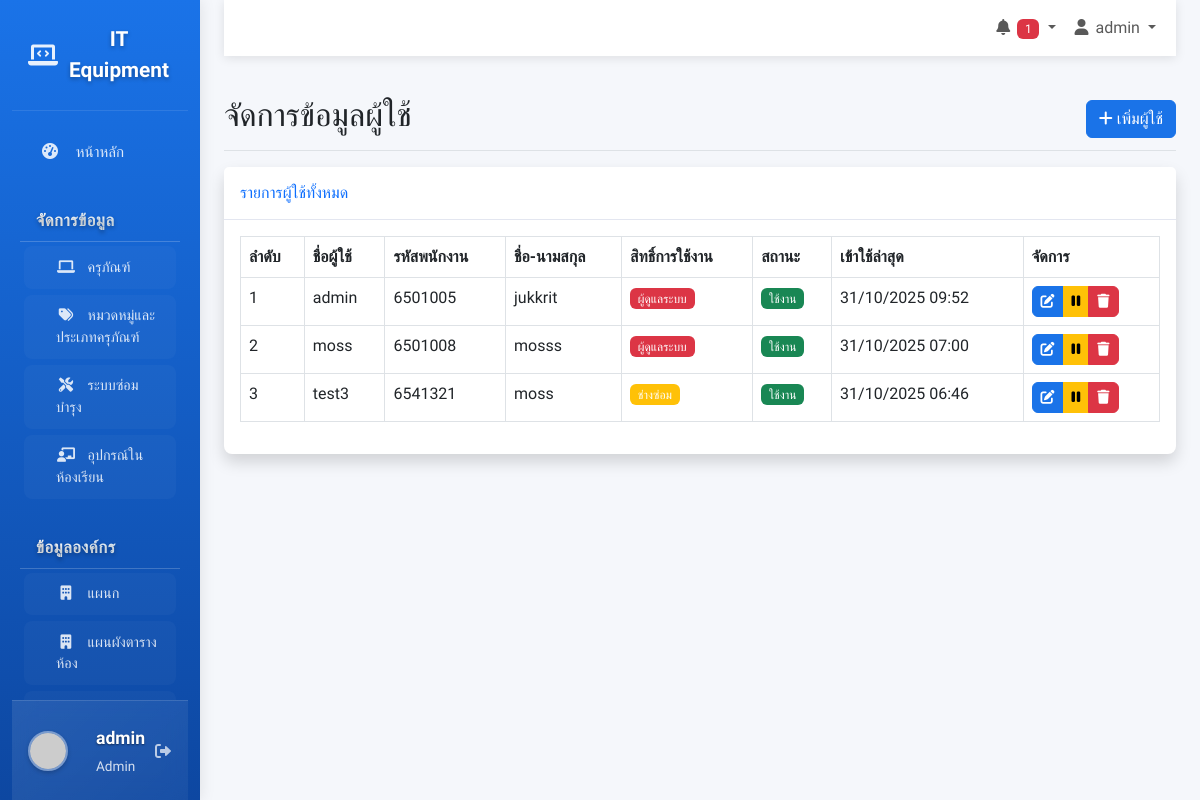
/users.php (signed in), run on the app's committed database.
### tables this page shows
CREATE TABLE IF NOT EXISTS users (
    id INT AUTO_INCREMENT PRIMARY KEY COMMENT 'รหัสผู้ใช้ระบบ (Primary Key)',
    username VARCHAR(50) NOT NULL UNIQUE COMMENT 'ชื่อผู้ใช้สำหรับเข้าสู่ระบบ',
    password VARCHAR(255) NOT NULL COMMENT 'รหัสผ่านที่เข้ารหัสแล้ว',    
    employee_id VARCHAR(20) NOT NULL COMMENT 'รหัสพนักงาน',
    full_name VARCHAR(100) NOT NULL COMMENT 'ชื่อ-นามสกุลผู้ใช้',
    role enum('admin','user','technician') DEFAULT 'admin' COMMENT 'บทบาทผู้ใช้ (admin, user, technician)',
    is_active tinyint(1) DEFAULT 1 COMMENT 'สถานะผู้ใช้ (1=ใช้งาน, 0=ไม่ใช้งาน)',
    last_login timestamp NULL DEFAULT NULL COMMENT 'เข้าใช้ล่าสุด', 
    created_at timestamp NOT NULL DEFAULT current_timestamp() COMMENT 'วันที่สร้างบันทึก',
    updated_at TIMESTAMP DEFAULT CURRENT_TIMESTAMP ON UPDATE CURRENT_TIMESTAMP COMMENT 'วันที่แก้ไขล่าสุด'    
);

### users.php (the view, shortened to what this page needs)
<?php
require_once 'includes/header.php';
$users_query = "SELECT u.* FROM users u ORDER BY u.id";
$users_list = $db->query($users_query)->fetchAll(PDO::FETCH_ASSOC);
?>
<?php include 'includes/sidebar.php'; ?>
<main class="col-md-9 ms-sm-auto col-lg-10 px-md-4">
    <?php include 'includes/navbar.php'; ?>
    <div class="d-flex justify-content-between flex-wrap flex-md-nowrap align-items-center pt-3 pb-2 mb-3 border-bottom">
        <h1 class="h2">จัดการข้อมูลผู้ใช้</h1>
        <button type="button" class="btn btn-primary" data-bs-toggle="modal" data-bs-target="#userModal" onclick="clearForm()">
            <i class="fas fa-plus"></i> เพิ่มผู้ใช้
        </button>
    </div>
    <div class="card shadow mb-4">
        <div class="card-header py-3">
            <h6 class="m-0 font-weight-bold text-primary">รายการผู้ใช้ทั้งหมด</h6>
        </div>
        <div class="card-body">
            <div class="table-responsive">
                <table class="table table-bordered" id="dataTable" width="100%" cellspacing="0">
                    <thead>
                        <tr>
                            <th>ลำดับ</th>
                            <th>ชื่อผู้ใช้</th>
                            <th>รหัสพนักงาน</th>
                            <th>ชื่อ-นามสกุล</th>
                            <th>สิทธิ์การใช้งาน</th>
                            <th>สถานะ</th>
                            <th>เข้าใช้ล่าสุด</th>
                            <th>จัดการ</th>
                        </tr>
                    </thead>
                    <tbody>
                        <?php $counter = 1; ?>
                        <?php foreach($users_list as $user): ?>
                        <tr>
                            <td><?php echo $counter++; ?></td>
                            <td><?php echo $user['username']; ?></td>
                            <td><?php echo $user['employee_id']; ?></td>
                            <td><?php echo $user['full_name']; ?></td>
                            <td>
                                <?php
                                $role_badge = [
                                    'admin' => 'danger',
                                    'user' => 'primary',
                                    'technician' => 'warning'
                                ];
                                $current_role = $user['role'];
                                $badge_color = isset($role_badge[$current_role]) ? $role_badge[$current_role] : 'secondary';
                                ?>
                                <span class="badge bg-<?php echo $badge_color; ?>">
                                    <?php
                                    $role_names = [
                                        'admin' => 'ผู้ดูแลระบบ',
                                        'user' => 'ผู้ใช้งาน',
                                        'technician' => 'ช่างซ่อม'
                                    ];
                                    echo isset($role_names[$current_role]) ? $role_names[$current_role] : $current_role;
                                    ?>
                                </span>
                            </td>
                            <td>
                                <span class="badge bg-<?php echo $user['is_active'] ? 'success' : 'secondary'; ?>">
                                    <?php echo $user['is_active'] ? 'ใช้งาน' : 'ปิดใช้งาน'; ?>
                                </span>
                            </td>
                            <td><?php echo $user['last_login'] ? date('d/m/Y H:i', strtotime($user['last_login'])) : 'ยังไม่เคยเข้าใช้'; ?></td>
                            <td>
                                <div class="btn-group" role="group">
                                    <button type="button" class="btn btn-sm btn-primary" data-bs-toggle="modal" data-bs-target="#userModal" onclick='editUser(<?php echo json_encode($user); ?>)'>
                                        <i class="fas fa-edit"></i>
                                    </button>
                                    <?php if ($user['id'] != $_SESSION['id']): ?>
                                        <a href="users.php?action=toggle_active&id=<?php echo $user['id']; ?>" class="btn btn-sm btn-<?php echo $user['is_active'] ? 'warning' : 'success'; ?>" title="<?php echo $user['is_active'] ? 'ปิดใช้งาน' : 'เปิดใช้งาน'; ?>">
                                            <i class="fas fa-<?php echo $user['is_active'] ? 'pause' : 'play'; ?>"></i>
                                        </a>
                                        <a href="users.php?action=delete&id=<?php echo $user['id']; ?>" class="btn btn-sm btn-danger" onclick="return confirm('คุณแน่ใจหรือไม่?')">
                                            <i class="fas fa-trash"></i>
                                        </a>
                                    <?php endif; ?>
                                </div>
                            </td>
                        </tr>
                        <?php endforeach; ?>
                    </tbody>
                </table>
            </div>
        </div>
    </div>
</main>
<?php require_once 'includes/footer.php'; ?>

### css/style.css (style rules this page uses)
:root { --primary: #1a73e8; --primary-dark: #0d47a1; --secondary: #6c757d; --success: #28a745; --info: #17a2b8; --warning: #ffc107; --danger: #dc3545; --light: #f8f9fa; --dark: #343a40; }
body { font-family: 'Prompt', sans-serif; background-color: #f5f7fb; }
.card { border: none; border-radius: 0.5rem; box-shadow: 0 0.15rem 1.75rem 0 rgba(58, 59, 69, 0.15); margin-bottom: 1.5rem; }
.card-header { background-color: white; border-bottom: 1px solid #e3e6f0; font-weight: 600; }
.btn { border-radius: 0.375rem; font-weight: 500; }
.btn-primary { background-color: var(--primary); border-color: var(--primary); }
.table-responsive { overflow-x: auto; }
.card { transition: box-shadow 0.3s ease; }
.badge { font-weight: 500; }

### includes/header.php (style rules this page uses)
:root { --primary: #1a73e8; --primary-dark: #0d47a1; --secondary: #6c757d; --success: #28a745; --info: #17a2b8; --warning: #ffc107; --danger: #dc3545; --light: #f8f9fa; --dark: #343a40; }
body { font-family: 'Prompt', sans-serif; background-color: #f5f7fb; }

### data on the page
users: username "admin", employee "6501005", full_name "jukkrit", role "ผู้ดูแลระบบ", is_active "ใช้งาน", last_login "31/10/2025 09:52"
users: username "moss", employee "6501008", full_name "mosss", role "ผู้ดูแลระบบ", is_active "ใช้งาน", last_login "31/10/2025 07:00"
users: username "test3", employee "6541321", full_name "moss", role "ช่างซ่อม", is_active "ใช้งาน", last_login "31/10/2025 06:46"

### other printed values
$_SESSION['username'] "admin"
$_SESSION['role'] "Admin"
$pending_count "1"
